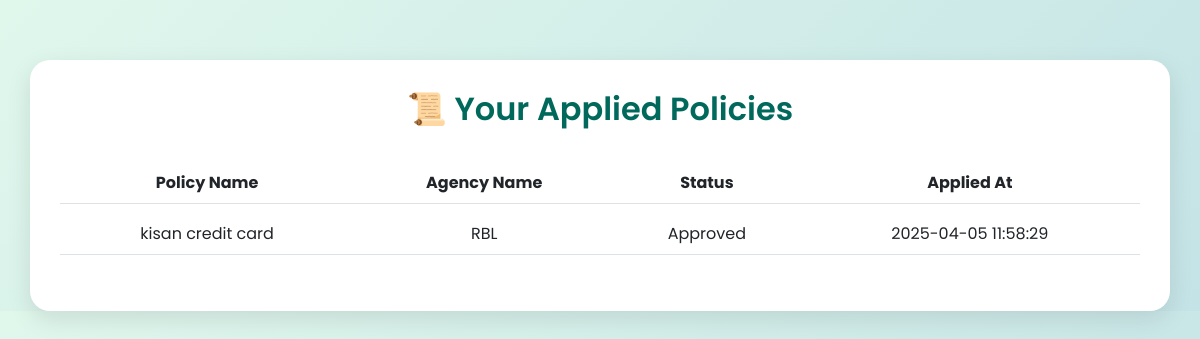
The page /farmer/policy_status.php (signed in) on the database its author committed.
### tables this page shows
CREATE TABLE `policy_requests` (
  `id` int(11) NOT NULL,
  `farmer_id` int(11) NOT NULL,
  `policy_id` int(11) NOT NULL,
  `agent_id` int(11) NOT NULL,
  `status` varchar(50) DEFAULT 'Pending',
  `applied_at` timestamp NOT NULL DEFAULT current_timestamp()
);

CREATE TABLE `bank_policies` (
  `id` int(11) NOT NULL,
  `agent_id` int(11) NOT NULL,
  `name` varchar(255) NOT NULL,
  `pdf_path` varchar(255) DEFAULT NULL,
  `bank_link` text DEFAULT NULL,
  `created_at` timestamp NOT NULL DEFAULT current_timestamp()
);

CREATE TABLE `insurance_agents` (
  `id` int(11) NOT NULL,
  `email` varchar(255) NOT NULL,
  `password` varchar(255) NOT NULL,
  `name` varchar(100) DEFAULT NULL,
  `agency` varchar(100) DEFAULT NULL,
  `phone` varchar(15) DEFAULT NULL
);

### farmer/policy_status.php (the view, shortened to what this page needs)
<?php
include '../config/db_connect.php';
$farmer_id = $_SESSION['user_id'];
$query = "
    SELECT
        pr.status, pr.applied_at,
        p.name,
        a.agency AS agency_name
    FROM policy_requests pr
    JOIN bank_policies p ON pr.policy_id = p.id
    JOIN insurance_agents a ON pr.agent_id = a.id
    WHERE pr.farmer_id = ?
";
$stmt = mysqli_prepare($conn, $query);
mysqli_stmt_bind_param($stmt, 'i', $farmer_id);
mysqli_stmt_execute($stmt);
$result = mysqli_stmt_get_result($stmt);
?>
<!DOCTYPE html>
<html lang="en">
<head>
    <link href="https://cdn.jsdelivr.net/npm/bootstrap@5.3.0/dist/css/bootstrap.min.css" rel="stylesheet">
</head>
<body>
<div class="container">
    <h2>📜 Your Applied Policies</h2>
    <div class="table-responsive">
        <table class="table table-hover align-middle">
            <thead>
                <tr>
                    <th>Policy Name</th>
                    <th>Agency Name</th>
                    <th>Status</th>
                    <th>Applied At</th>
                </tr>
            </thead>
            <tbody>
                <?php while ($row = mysqli_fetch_assoc($result)) { ?>
                    <tr>
                        <td><?= htmlspecialchars($row['name']) ?></td>
                        <td><?= htmlspecialchars($row['agency_name']) ?></td>
                        <td><?= htmlspecialchars($row['status']) ?></td>
                        <td><?= htmlspecialchars($row['applied_at']) ?></td>
                    </tr>
                <?php } ?>
            </tbody>
        </table>
    </div>
</div>
</body>
</html>

### farmer/policy_status.php (style rules this page uses)
body { font-family: 'Poppins', sans-serif; background: linear-gradient(135deg, #e0f7ec, #c4e3e6); color: #333; margin: 0; padding: 0; animation: fadeIn 0.8s ease-in-out; }
.container { margin-top: 60px; background: #fff; padding: 30px; border-radius: 20px; box-shadow: 0 8px 24px rgba(0, 0, 0, 0.1); animation: slideUp 0.6s ease; }
h2 { font-weight: 600; color: #00695c; margin-bottom: 25px; text-align: center; }
table { width: 100%; border-collapse: separate; border-spacing: 0 10px; }
thead tr { background-color: #00695c; color: white; }
th, td { padding: 14px; text-align: center; }
tbody tr { background-color: #f5f5f5; transition: all 0.3s ease; border-radius: 10px; }

### rows shown on the page
policy_requests: bank_policies.name "kisan credit card", insurance_agents.agency "RBL", status "Approved", applied_at "2025-04-05 11:58:29"
